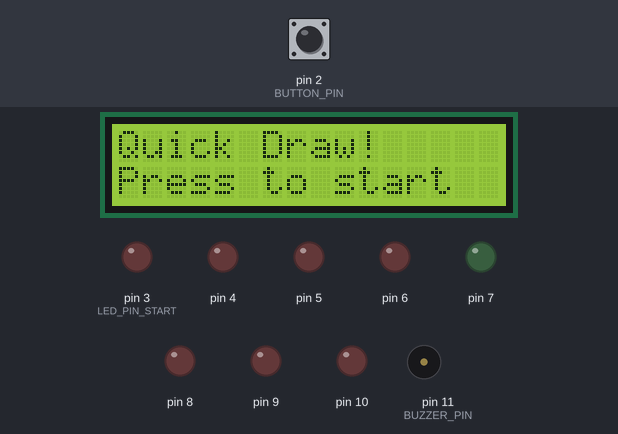
This program was run on a simulated Arduino Uno, built with avr-gcc and run on an emulated ATmega328P. Parts: 16×2 character LCD, output pins drawn as LEDs (lit = HIGH), buzzer (waves = sounding). Inputs (shaded band) come from the test bench; at power-on: pin 2 (BUTTON_PIN) HIGH. Random numbers use the default seed unless the program sets one.

Above: at 1.2 s.
1.3 s: pin 2 (BUTTON_PIN) pulled LOW for 0.15 s
At 2.8 s:
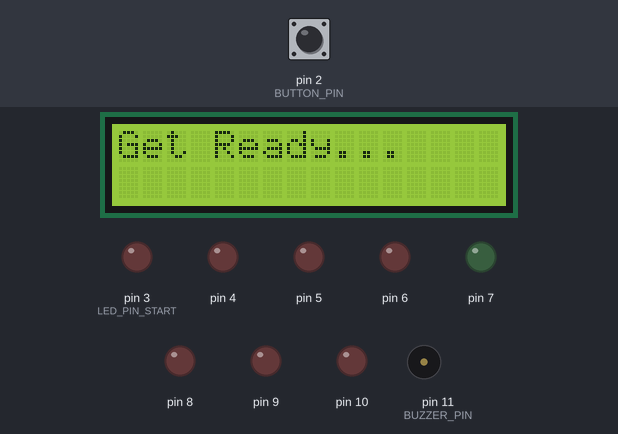
3.5 s: pin 2 (BUTTON_PIN) pulled LOW for 1 s
At 4.1 s:
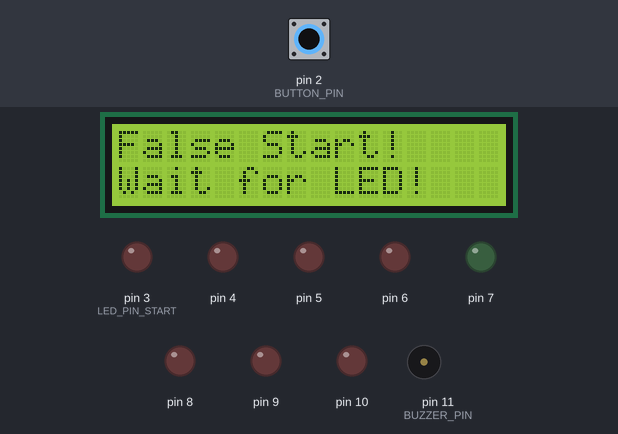
7.5 s: pin 2 (BUTTON_PIN) pulled LOW for 3.2 s
At 7.68 s:
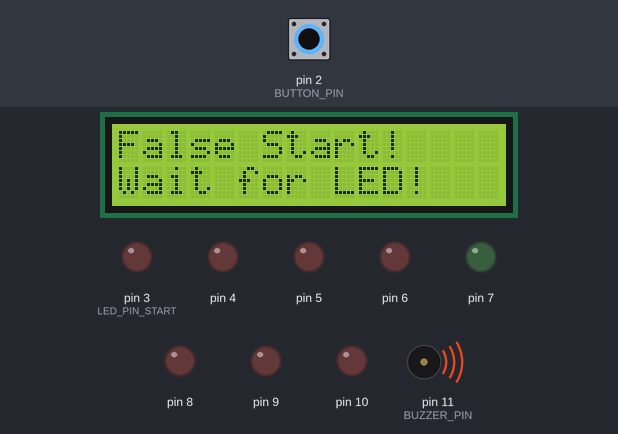
13.7 s: pin 2 (BUTTON_PIN) pulled LOW for 0.15 s
At 14.6 s:
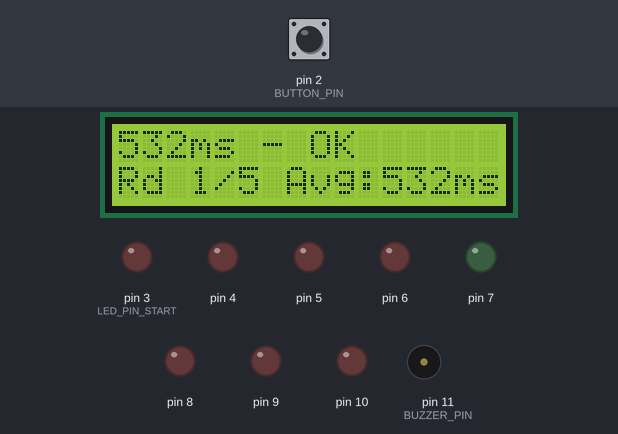
19.8 s: pin 2 (BUTTON_PIN) pulled LOW for 0.15 s
At 21.3 s:
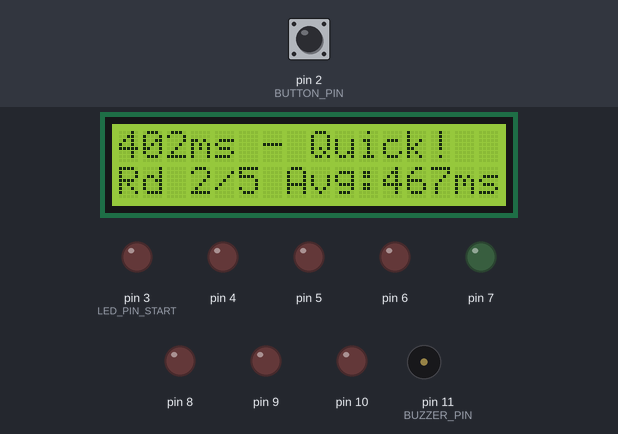
Timing chart, 0 to 28.0 s (numbered marks = the images above; inputs shaded):
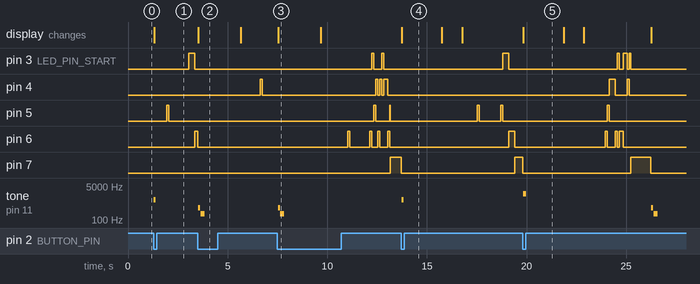

Measured:
- after the input at 1.3 s, pin 3 (LED_PIN_START): LOW → HIGH after 1.8 s, → LOW 0.30 s later; pin 5: LOW → HIGH after 0.65 s, → LOW 0.10 s later; pin 6: LOW → HIGH after 2.1 s; tone on pin 11 (BUZZER_PIN): silent → 1000 Hz at once, → silent 0.10 s later; the display: changes at once (image 1)
- what the display in image 3 shows lasts 2.2 s, from 7.5 s to 9.7 s

The program:

main.cpp
```cpp
#include <Arduino.h>
#include <avr/wdt.h>
#include "game.h"
#include "hardware.h"

// ============================================================================
// Main Entry Points
// ============================================================================

void setup() {
    // Disable watchdog timer during setup
    wdt_disable();

    // Initialise hardware abstraction layer
    hardware_init();

    // Initialise button interrupt (MUST be called after hardware_init)
    button_init_interrupt();

    // Initialise game state machine
    game_init();

    // Enable watchdog timer (4 second timeout)
    wdt_enable(WDTO_4S);
}

void loop() {
    // Reset watchdog timer
    wdt_reset();

    // Update game state machine
    game_update();
}
```

game.h
```cpp
#ifndef GAME_H
#define GAME_H

#include <Arduino.h>

// ============================================================================
// Game State Machine
// ============================================================================

// Game states
typedef enum {
    STATE_ATTRACT,          // Waiting for player to start
    STATE_READY,            // Countdown before LED lights (with distractors)
    STATE_DRAW,             // LED is on, waiting for button press
    STATE_RESULT,           // Showing reaction time result
    STATE_ROUND_COMPLETE,   // Brief pause between rounds
    STATE_FALSE_START,      // Player pressed too early
    STATE_NEW_RECORD,       // Celebration for beating personal best
    STATE_GAME_COMPLETE,    // Game over, showing final stats
    NUM_STATES              // Total number of states
} GameState;

// State handler function pointers (Enter/Exit/Update pattern)
typedef struct {
    void (*enter)(void);   // Called once when entering state
    void (*update)(void);  // Called every frame while in state
    void (*exit)(void);    // Called once when leaving state
} StateHandler;

// ============================================================================
// Game Interface
// ============================================================================

// Initialise game state machine (call once in setup())
void game_init(void);

// Update game state machine (call every loop iteration)
void game_update(void);

// Get current game state (used by hardware layer for state validation)
GameState game_get_state(void);

#endif // GAME_H
```

hardware.h
```cpp
#ifndef HARDWARE_H
#define HARDWARE_H

#include <Arduino.h>
#include "game.h"

// ============================================================================
// Hardware Abstraction Layer
// ============================================================================
// This layer provides a clean interface between game logic and physical
// hardware. Game code should NEVER directly access pins or hardware.

// ============================================================================
// Initialisation
// ============================================================================

// Initialise all hardware (call once in setup())
void hardware_init(void);

// ============================================================================
// Button Input (Interrupt-based)
// ============================================================================

// Initialise button interrupt (call once in setup())
void button_init_interrupt(void);

// Check if button was pressed (checks ISR flag)
// Returns true if button was pressed since last check
bool button_was_pressed(void);

// Get timestamp of button press (in microseconds)
uint32_t button_get_press_time(void);

// Get game state at time of button press
GameState button_get_state_at_press(void);

// Clear button state (used when transitioning between game states)
void button_clear_state(void);

// ============================================================================
// LED Output
// ============================================================================

// Set specific LED on (index 0-7)
void led_set(uint8_t index);

// Clear all LEDs
void led_clear_all(void);

// Set distractor LED (one of the LEDs before the draw LED)
void led_set_distractor(uint8_t index);

// ============================================================================
// Display Output
// ============================================================================

// Clear display
void display_clear(void);

// Show two-line message
void display_show(const char* line1, const char* line2);

// Show attract screen with best time
void display_show_attract(uint16_t best_time_ms);

// Show "Get Ready..." message
void display_show_ready(void);

// Show reaction time result with round info
void display_show_result(uint32_t reaction_us, const char* feedback,
                         uint8_t round, uint16_t avg_ms);

// Show timeout message
void display_show_timeout(void);

// Show false start message
void display_show_false_start(void);

// Show round complete screen
void display_show_round_complete(uint8_t round, uint16_t avg_ms);

// Show game complete screen
void display_show_game_complete(uint16_t best_ms, uint16_t avg_ms);

// Show new record celebration
void display_show_new_record(uint16_t new_record_ms);

// ============================================================================
// Buzzer Output
// ============================================================================

// Play short beep
void buzzer_beep(void);

// Play error tone (false start)
void buzzer_error(void);

// Play success tone (good reaction)
void buzzer_success(void);

// Play celebration tune (new record)
void buzzer_celebration(void);

// ============================================================================
// EEPROM Persistence
// ============================================================================

// Load best time from EEPROM (returns 0 if invalid/not set)
uint16_t eeprom_load_best_time(void);

// Save best time to EEPROM
void eeprom_save_best_time(uint16_t time_ms);

#endif // HARDWARE_H
```

hardware.cpp
```cpp
#include "hardware.h"
#include "config.h"
#include "game.h"
#include <LiquidCrystal_I2C.h>
#include <EEPROM.h>

// ============================================================================
// Hardware Objects
// ============================================================================

static LiquidCrystal_I2C lcd(LCD_I2C_ADDR, LCD_COLS, LCD_ROWS);

// ============================================================================
// Button Interrupt State
// ============================================================================
// CRITICAL: All variables accessed by ISR MUST be declared volatile
// The 'volatile' keyword tells the compiler that these variables can change
// at any time (from the ISR), preventing incorrect optimisations.

// Flag set by ISR, checked by main loop
volatile bool button_pressed_flag = false;

// Timestamp captured by ISR (microseconds for precision)
volatile uint32_t button_press_time_us = 0;

// Game state at moment of button press (for validation)
volatile GameState state_at_press = STATE_ATTRACT;

// Last interrupt time for debouncing
volatile uint32_t last_interrupt_time_us = 0;

// ============================================================================
// Button Interrupt Service Routine (ISR)
// ============================================================================
// CRITICAL ISR CONSTRAINTS:
// 1. Keep execution time < 10µs (ideally < 5µs)
// 2. NO delay(), Serial.print(), lcd.print(), or any blocking calls
// 3. NO complex logic - just capture data and set flags
// 4. Only access volatile variables
// 5. Return immediately
//
// ISR PATTERN:
// - ISR captures moment-in-time data (timestamp, state)
// - Sets flag to signal main loop
// - Main loop processes the event with full context

void button_isr(void) {
    uint32_t current_time = micros();

    // Software debouncing: Ignore bounces within 50ms of last interrupt
    if ((current_time - last_interrupt_time_us) > DEBOUNCE_US) {
        last_interrupt_time_us = current_time;
        button_press_time_us = current_time;
        state_at_press = game_get_state();  // Capture state at press moment
        button_pressed_flag = true;
    }
    // Bounces are silently ignored
}

// ============================================================================
// Initialisation
// ============================================================================

void hardware_init(void) {
    // Initialise button pin
    pinMode(BUTTON_PIN, INPUT_PULLUP);

    // Initialise LED pins
    for (uint8_t i = 0; i < LED_COUNT; i++) {
        pinMode(LED_PIN_START + i, OUTPUT);
        digitalWrite(LED_PIN_START + i, LOW);
    }

    // Initialise buzzer pin
    pinMode(BUZZER_PIN, OUTPUT);
    digitalWrite(BUZZER_PIN, LOW);

    // Initialise LCD
    lcd.init();
    lcd.backlight();
    lcd.clear();
}

void button_init_interrupt(void) {
    // Attach ISR to INT0 (pin 2) on FALLING edge (button press)
    // FALLING = transition from HIGH to LOW (button pulls pin to ground)
    attachInterrupt(digitalPinToInterrupt(BUTTON_PIN), button_isr, FALLING);
}

// ============================================================================
// Button Input (Interrupt-based)
// ============================================================================

bool button_was_pressed(void) {
    // Check and clear flag atomically
    bool was_pressed = button_pressed_flag;
    if (was_pressed) {
        button_pressed_flag = false;
    }
    return was_pressed;
}

uint32_t button_get_press_time(void) {
    return button_press_time_us;
}

GameState button_get_state_at_press(void) {
    return state_at_press;
}

void button_clear_state(void) {
    // Reset all interrupt state
    button_pressed_flag = false;
    button_press_time_us = 0;
    state_at_press = game_get_state();
}

// ============================================================================
// LED Output
// ============================================================================

void led_set(uint8_t index) {
    if (index < LED_COUNT) {
        digitalWrite(LED_PIN_START + index, HIGH);
    }
}

void led_clear_all(void) {
    for (uint8_t i = 0; i < LED_COUNT; i++) {
        digitalWrite(LED_PIN_START + i, LOW);
    }
}

void led_set_distractor(uint8_t index) {
    // Use one of the LEDs before the draw LED (middle one)
    // Draw LED is at index 4 (middle of 0-7), so use 0-3 for distractors
    if (index < 4) {
        led_set(index);
    }
}

// ============================================================================
// Display Output
// ============================================================================

void display_clear(void) {
    lcd.clear();
}

void display_show(const char* line1, const char* line2) {
    lcd.clear();
    lcd.setCursor(0, 0);
    lcd.print(line1);
    lcd.setCursor(0, 1);
    lcd.print(line2);
}

void display_show_attract(uint16_t best_time_ms) {
    char line1[17] = "Quick Draw!";
    char line2[17];

    if (best_time_ms > 0) {
        snprintf(line2, sizeof(line2), "Best: %ums", best_time_ms);
    } else {
        snprintf(line2, sizeof(line2), "Press to start");
    }

    display_show(line1, line2);
}

void display_show_ready(void) {
    display_show("Get Ready...", "");
}

void display_show_result(uint32_t reaction_us, const char* feedback,
                         uint8_t round, uint16_t avg_ms) {
    char line1[17];
    char line2[17];

    // Convert microseconds to milliseconds for display
    uint16_t reaction_ms = reaction_us / 1000;

    snprintf(line1, sizeof(line1), "%ums - %s", reaction_ms, feedback);
    snprintf(line2, sizeof(line2), "Rd %u/5 Avg:%ums", round, avg_ms);

    display_show(line1, line2);
}

void display_show_timeout(void) {
    display_show("Too slow!", "Try faster!");
}

void display_show_false_start(void) {
    display_show("False Start!", "Wait for LED!");
}

void display_show_round_complete(uint8_t round, uint16_t avg_ms) {
    char line1[17];
    char line2[17];

    snprintf(line1, sizeof(line1), "Round %u/5", round);
    snprintf(line2, sizeof(line2), "Average: %ums", avg_ms);

    display_show(line1, line2);
}

void display_show_game_complete(uint16_t best_ms, uint16_t avg_ms) {
    char line1[17];
    char line2[17];

    snprintf(line1, sizeof(line1), "Game Over!");
    snprintf(line2, sizeof(line2), "B:%u A:%u", best_ms, avg_ms);

    display_show(line1, line2);
}

void display_show_new_record(uint16_t new_record_ms) {
    char line1[17] = "NEW RECORD!";
    char line2[17];

    snprintf(line2, sizeof(line2), "%ums!", new_record_ms);

    display_show(line1, line2);
}

// ============================================================================
// Buzzer Output
// ============================================================================

void buzzer_beep(void) {
    tone(BUZZER_PIN, 1000, 100);  // 1kHz for 100ms
}

void buzzer_error(void) {
    // Descending tones for false start
    tone(BUZZER_PIN, 400, 100);
    delay(120);
    tone(BUZZER_PIN, 200, 200);
}

void buzzer_success(void) {
    tone(BUZZER_PIN, 2000, 150);  // High tone for good reaction
}

void buzzer_celebration(void) {
    // Ascending melody for new record
    tone(BUZZER_PIN, 1000, 100);
    delay(120);
    tone(BUZZER_PIN, 1500, 100);
    delay(120);
    tone(BUZZER_PIN, 2000, 200);
}

// ============================================================================
// EEPROM Persistence
// ============================================================================

uint16_t eeprom_load_best_time(void) {
    // Check magic byte
    if (EEPROM.read(EEPROM_ADDR_MAGIC) != EEPROM_MAGIC_BYTE) {
        return 0;  // No valid data
    }

    // Read best time (16-bit value stored as high/low bytes)
    uint8_t high_byte = EEPROM.read(EEPROM_ADDR_BEST_HI);
    uint8_t low_byte = EEPROM.read(EEPROM_ADDR_BEST_LO);
    uint16_t best_time = (high_byte << 8) | low_byte;

    // Verify checksum
    uint8_t stored_checksum = EEPROM.read(EEPROM_ADDR_CHECKSUM);
    uint8_t calculated_checksum = (uint8_t)(EEPROM_MAGIC_BYTE + high_byte + low_byte);

    if (stored_checksum != calculated_checksum) {
        return 0;  // Corrupted data
    }

    return best_time;
}

void eeprom_save_best_time(uint16_t time_ms) {
    // Split 16-bit value into high/low bytes
    uint8_t high_byte = (time_ms >> 8) & 0xFF;
    uint8_t low_byte = time_ms & 0xFF;

    // Calculate checksum
    uint8_t checksum = (uint8_t)(EEPROM_MAGIC_BYTE + high_byte + low_byte);

    // Write to EEPROM
    EEPROM.write(EEPROM_ADDR_MAGIC, EEPROM_MAGIC_BYTE);
    EEPROM.write(EEPROM_ADDR_BEST_HI, high_byte);
    EEPROM.write(EEPROM_ADDR_BEST_LO, low_byte);
    EEPROM.write(EEPROM_ADDR_CHECKSUM, checksum);
}
```

config.h
```cpp
#ifndef CONFIG_H
#define CONFIG_H

#include <Arduino.h>

// ============================================================================
// Pin Configuration
// ============================================================================

// Button pin (using pin 2 for INT0 hardware interrupt)
// Arduino Uno only supports external interrupts on pins 2 (INT0) and 3 (INT1)
#define BUTTON_PIN 2

// LED pins (8 LEDs on pins 3-10)
#define LED_PIN_START 3
#define LED_COUNT 8

// Buzzer pin
#define BUZZER_PIN 11

// I2C LCD (default SDA=A4, SCL=A5)
// No pin definitions needed - handled by Wire library

// ============================================================================
// Game Configuration
// ============================================================================

// Game settings
#define TOTAL_ROUNDS 5  // Number of rounds per game

// Timing thresholds (microseconds for interrupt precision)
#define REACTION_MIN_US 100000    // Minimum valid reaction time (100ms)
#define REACTION_MAX_US 1000000   // Maximum valid reaction time (1000ms)

// Debounce timing
#define DEBOUNCE_US 50000  // 50ms debounce in microseconds

// Feedback thresholds (milliseconds for display)
#define REACTION_LIGHTNING_MS 300   // "Lightning!" feedback
#define REACTION_QUICK_MS 500       // "Quick!" feedback
#define REACTION_OK_MS 800          // "OK" feedback
// Above 800ms = "Slow"

// Timeout constants (milliseconds for timeout comparisons)
#define REACTION_MIN_MS 100   // Minimum valid reaction time
#define REACTION_MAX_MS 1000  // Maximum valid reaction time (timeout)

// Ready state timing
#define READY_MIN_MS 2000  // Minimum countdown time
#define READY_MAX_MS 4000  // Maximum countdown time

// Distractor LED timing
#define DISTRACTOR_MIN_MS 500   // Minimum time before first distractor
#define DISTRACTOR_MAX_MS 1500  // Maximum time before distractor
#define DISTRACTOR_DURATION 100 // How long distractor LED stays on

// Display durations
#define RESULT_DISPLAY_MS 2000      // Show result for 2 seconds
#define ROUND_PAUSE_MS 1000         // Pause between rounds
#define FALSE_START_DISPLAY_MS 2000 // Show false start message
#define NEW_RECORD_DISPLAY_MS 3000  // Show new record celebration

// ============================================================================
// EEPROM Configuration
// ============================================================================

#define EEPROM_MAGIC_BYTE 0xA5  // Magic byte to verify valid data
#define EEPROM_ADDR_MAGIC 0     // Address of magic byte
#define EEPROM_ADDR_BEST_HI 1   // Best time high byte
#define EEPROM_ADDR_BEST_LO 2   // Best time low byte
#define EEPROM_ADDR_CHECKSUM 3  // Checksum byte

// ============================================================================
// Hardware Configuration
// ============================================================================

// LCD I2C address (common addresses: 0x27, 0x3F)
#define LCD_I2C_ADDR 0x27
#define LCD_COLS 16
#define LCD_ROWS 2

// Button configuration
#define BUTTON_ACTIVE LOW  // Button pulls to ground when pressed

#endif // CONFIG_H
```

Source omitted: game.cpp (12612 bytes)
